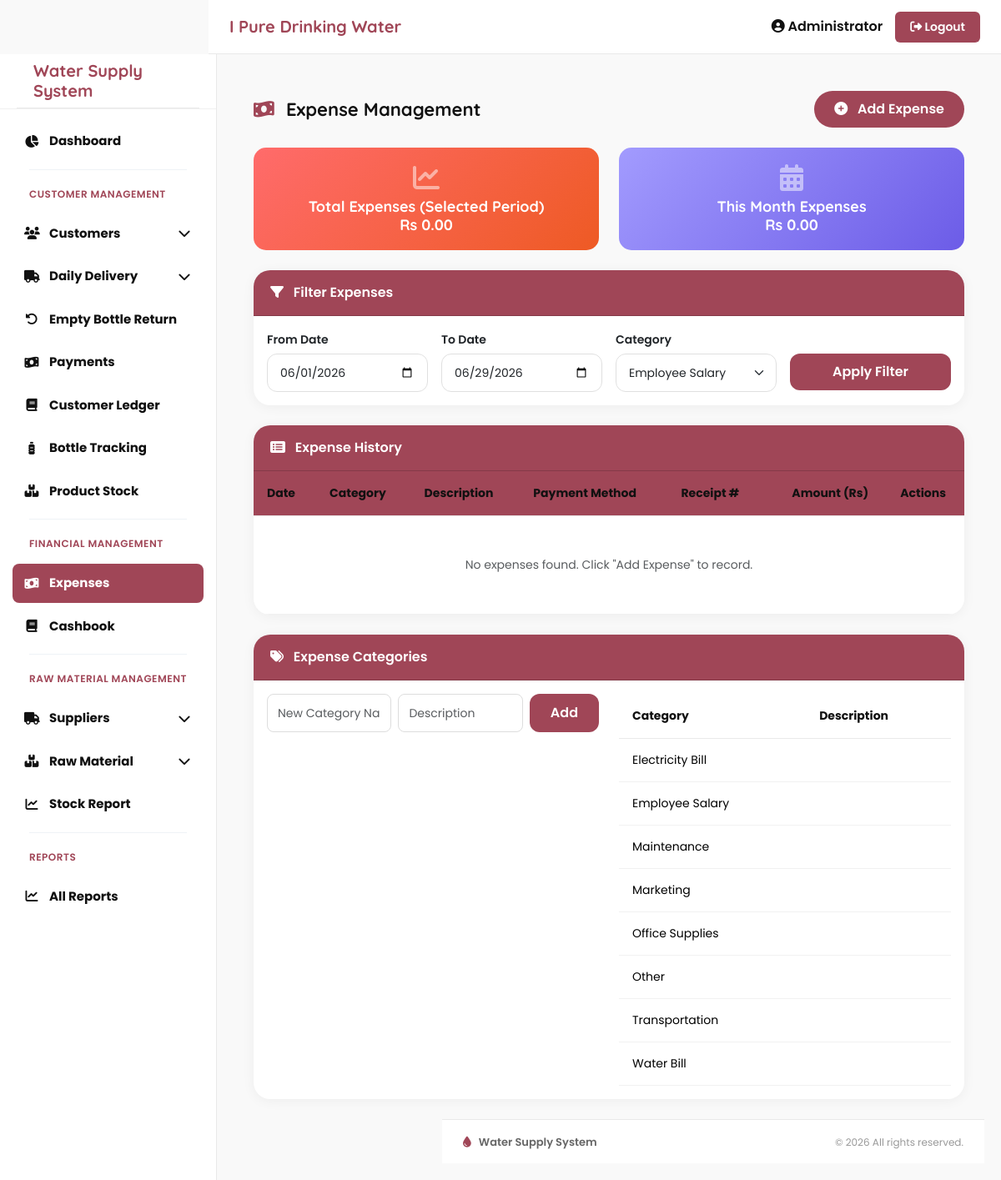
Screenshot of /pages/expenses.php?category=3 (signed in) with the database file from the repository.
### tables this page shows
CREATE TABLE IF NOT EXISTS `expense_categories` (
    `id` INT(11) NOT NULL AUTO_INCREMENT,
    `category_name` VARCHAR(200) NOT NULL,
    `description` TEXT DEFAULT NULL,
    `created_datetime` DATETIME NOT NULL DEFAULT CURRENT_TIMESTAMP,
    PRIMARY KEY (`id`)
);

### pages/expenses.php (the view, shortened to what this page needs)
<?php
require_once '../includes/db.php';
$from_date = isset($_GET['from_date']) ? $_GET['from_date'] : date('Y-m-01');
$to_date = isset($_GET['to_date']) ? $_GET['to_date'] : date('Y-m-d');
$category_filter = isset($_GET['category']) ? intval($_GET['category']) : 0;
$where = "WHERE DATE(expense_date) BETWEEN '$from_date' AND '$to_date'";
if($category_filter > 0) {
    $cat_name = mysqli_fetch_assoc(mysqli_query($conn, "SELECT category_name FROM expense_categories WHERE id=$category_filter"))['category_name'];
    $where .= " AND expense_category = '$cat_name'";
}
$expenses = mysqli_query($conn, "SELECT * FROM expenses $where ORDER BY expense_date DESC");
$total_expenses = mysqli_fetch_assoc(mysqli_query($conn, "SELECT COALESCE(SUM(amount),0) as total FROM expenses $where"))['total'];
$monthly_total = mysqli_fetch_assoc(mysqli_query($conn, "SELECT COALESCE(SUM(amount),0) as total FROM expenses WHERE MONTH(expense_date)=MONTH(CURDATE())"))['total'];
?>
<?php include '../includes/header.php'; ?>
<div class="main-wrapper">
<div class="container-fluid p-4">
    <div class="d-flex flex-wrap justify-content-between align-items-center mb-4">
        <h2 class="page-heading mb-2 mb-sm-0">
            <i class="fas fa-money-bill-wave me-2" style="color: #A04657;"></i> Expense Management
        </h2>
        <button class="btn btn-primary rounded-pill px-4" data-bs-toggle="modal" data-bs-target="#addExpenseModal">
            <i class="fas fa-plus-circle me-2"></i> Add Expense
        </button>
    </div>
    <div class="row g-4 mb-4">
        <div class="col-md-6">
            <div class="summary-card total">
                <i class="fas fa-chart-line fa-2x mb-2 opacity-50"></i>
                <h5>Total Expenses (Selected Period)</h5>
                <h2 class="mb-0">Rs <?php echo number_format($total_expenses, 2); ?></h2>
            </div>
        </div>
        <div class="col-md-6">
            <div class="summary-card monthly">
                <i class="fas fa-calendar-alt fa-2x mb-2 opacity-50"></i>
                <h5>This Month Expenses</h5>
                <h2 class="mb-0">Rs <?php echo number_format($monthly_total, 2); ?></h2>
            </div>
        </div>
    </div>
    <div class="card expense-card mb-4">
        <div class="card-header">
            <i class="fas fa-filter me-2"></i> Filter Expenses
        </div>
        <div class="card-body">
            <form method="GET" class="row g-3">
                <div class="col-md-3">
                    <label class="form-label">From Date</label>
                    <input type="date" name="from_date" class="form-control filter-control" value="<?php echo $from_date; ?>">
                </div>
                <div class="col-md-3">
                    <label class="form-label">To Date</label>
                    <input type="date" name="to_date" class="form-control filter-control" value="<?php echo $to_date; ?>">
                </div>
                <div class="col-md-3">
                    <label class="form-label">Category</label>
                    <select name="category" class="form-select filter-control">
                        <?php
                        $cats = mysqli_query($conn, "SELECT * FROM expense_categories ORDER BY category_name");
                        while($cat = mysqli_fetch_assoc($cats)): ?>
                            <option value="<?php echo $cat['id']; ?>" <?php echo ($category_filter == $cat['id']) ? 'selected' : ''; ?>>
                                <?php echo htmlspecialchars($cat['category_name']); ?>
                            </option>
                        <?php endwhile; ?>
                    </select>
                </div>
                <div class="col-md-3">
                    <label class="form-label">&nbsp;</label>
                    <button type="submit" class="btn btn-primary-custom w-100">Apply Filter</button>
                </div>
            </form>
        </div>
    </div>
    <div class="card expense-card">
        <div class="card-header">
            <i class="fas fa-list-alt me-2"></i> Expense History
        </div>
        <div class="card-body p-0">
            <div class="table-responsive">
                <table class="table expense-table mb-0">
                    <thead>
                        <tr>
                            <th>Date</th>
                            <th>Category</th>
                            <th>Description</th>
                            <th>Payment Method</th>
                            <th>Receipt #</th>
                            <th class="text-end">Amount (Rs)</th>
                            <th class="text-center">Actions</th>
                        </tr>
                    </thead>
                    <tbody>
                        <?php if(mysqli_num_rows($expenses) > 0): ?>
                            <?php while($e = mysqli_fetch_assoc($expenses)): ?>
                                <tr>
                                    <td><?php echo date('d-m-Y', strtotime($e['expense_date'])); ?></td>
                                    <td><span class="badge bg-secondary"><?php echo htmlspecialchars($e['expense_category']); ?></span></td>
                                    <td><?php echo htmlspecialchars($e['description']); ?></td>
                                    <td><?php echo $e['payment_method']; ?></td>
                                    <td><?php echo $e['receipt_no'] ?: '—'; ?></td>
                                    <td class="text-end text-danger fw-bold">Rs <?php echo number_format($e['amount'], 2); ?></td>
                                    <td class="text-center">
                                        <a href="?delete=<?php echo $e['id']; ?>" class="btn btn-sm btn-outline-danger rounded-circle" onclick="return confirm('Delete this expense?')">
                                            <i class="fas fa-trash-alt"></i>
                                        </a>
                                    </td>
                                </tr>
                            <?php endwhile; ?>
                        <?php else: ?>
                            <tr><td colspan="7" class="text-center py-5 text-muted">No expenses found. Click "Add Expense" to record.<?php endif; ?>
                    </tbody>
                </table>
            </div>
        </div>
    </div>
    <div class="card expense-card mt-4">
        <div class="card-header">
            <i class="fas fa-tags me-2"></i> Expense Categories
        </div>
        <div class="card-body">
            <div class="row">
                <div class="col-md-6">
                    <form method="POST" class="d-flex gap-2">
                        <input type="text" name="category_name" class="form-control" placeholder="New Category Name" required>
                        <input type="text" name="cat_description" class="form-control" placeholder="Description">
                        <button type="submit" name="add_category" class="btn btn-primary-custom">Add</button>
                    </form>
                </div>
                <div class="col-md-6">
                    <div class="table-responsive">
                        <table class="table table-sm">
                            <thead><tr><th>Category</th><th>Description</th></tr></thead>
                            <tbody>
                                <?php
                                $all_cats = mysqli_query($conn, "SELECT * FROM expense_categories ORDER BY category_name");
                                while($cat = mysqli_fetch_assoc($all_cats)): ?>
                                    <tr><td><?php echo htmlspecialchars($cat['category_name']); ?></td><td><?php echo htmlspecialchars($cat['description']); ?></td></tr>
                                <?php endwhile; ?>
                            </tbody>
                        </table>
                    </div>
                </div>
            </div>
        </div>
    </div>
</div>
<?php include '../includes/footer.php'; ?>

### assets/css/style.css (style rules this page uses)
:root { --primary:#A04657; --primary-dark:#872f40; --primary-light:#c96b7e; --white:#ffffff; --light:#f7f7f7; --border:#e9e9e9; --text:#111111; --text-light:#666666; --sidebar-width:250px; --header-height:65px; --radius:10px; --transition:0.3s ease; }
* { margin:0; padding:0; box-sizing:border-box; }
body { font-family:'Poppins',sans-serif; background:#f9f9f9; color:var(--text); font-size:16px; overflow-x:hidden; display:flex; flex-direction:column; min-height:100vh; }
h1,h2,h3,h4,h5,h6 { font-family:'Quicksand',sans-serif; font-weight:700; font-size:18px; margin:0; }
.page-heading { font-size:22px; color:#111; font-weight:700; }
.card { border:none; border-radius:12px; background:#fff; box-shadow:0 2px 10px rgba(0,0,0,0.04); transition:var(--transition); }
.btn { border-radius:8px; font-weight:600; padding:10px 18px; transition:var(--transition); }
.btn-primary { background:var(--primary); border:none; }
.rounded-pill { border-radius:50px !important; }
.table { margin:0; vertical-align:middle; }
.table thead { background:#fafafa; }
.table thead th { padding:16px; font-size:14px; font-weight:700; color:#111; border-bottom:1px solid var(--border); }
.table tbody td { padding:15px 16px; font-size:14px; border-bottom:1px solid #f1f1f1; }
.form-control, .form-select { height:46px; border:1px solid #ddd; border-radius:8px; font-size:14px; transition:var(--transition); }
.form-label { font-size:14px; font-weight:600; margin-bottom:6px; }

### pages/expenses.php (style rules this page uses)
.expense-card { border-radius: 20px; border: none; box-shadow: 0 2px 15px rgba(0,0,0,0.05); overflow: hidden; }
.expense-card .card-header { background: #A04657; color: white; padding: 15px 20px; font-weight: 600; }
.summary-card { border-radius: 15px; padding: 20px; text-align: center; transition: transform 0.2s; }
.summary-card.total { background: linear-gradient(135deg, #ff6b6b 0%, #ee5a24 100%); color: white; }
.summary-card.monthly { background: linear-gradient(135deg, #a29bfe 0%, #6c5ce7 100%); color: white; }
.filter-control { border-radius: 12px; border: 1px solid #e0e0e0; padding: 10px 15px; }
.btn-primary-custom { background: #A04657; color: white; border-radius: 12px; padding: 10px 25px; border: none; }
.expense-table th { background: #A04657; color: white; font-weight: 600; font-size: 13px; padding: 12px; }
.expense-table td { padding: 10px; vertical-align: middle; font-size: 13px; }

### rows the page displays
expense_categories: category_name "Electricity Bill"
expense_categories: category_name "Employee Salary"
expense_categories: category_name "Maintenance"
expense_categories: category_name "Marketing"
expense_categories: category_name "Office Supplies"
expense_categories: category_name "Other"
expense_categories: category_name "Transportation"
expense_categories: category_name "Water Bill"

### other values shown
$company_name "I Pure Drinking Water"
$admin_name "Administrator"
$software_name "Water Supply System"
$total_expenses "0.00"
$monthly_total "0.00"
$footer_text "Water Supply System"
form field category "Employee Salary"
